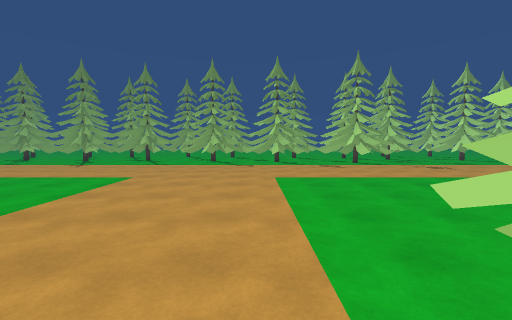
[1] (above)

24 first-person views from a walk through a Unity game level. The camera is 1.5 m above the floor, tilts 4° down and sees 90° across. The floor is counted in squares, 1 m on a side. Each view is taken from the middle of a square. On the plan, view 1 faces up. The plan holds only what a view shows up to about 13 squares ahead; the rest is blank. The place goes on beyond the plan. The player character is not drawn. Some animated figures are left out. Some surface patterns are stand-ins.

[2]
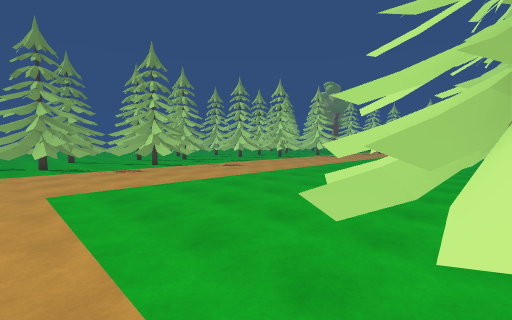

[3]
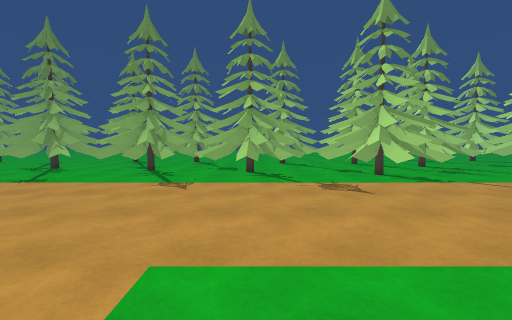

[4]
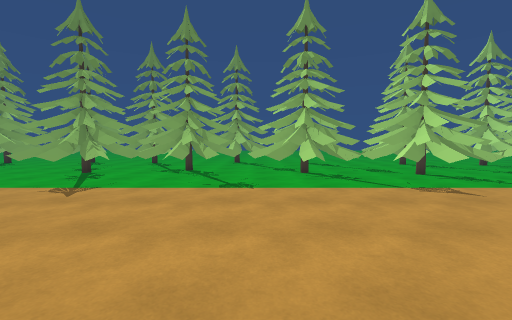

[5]
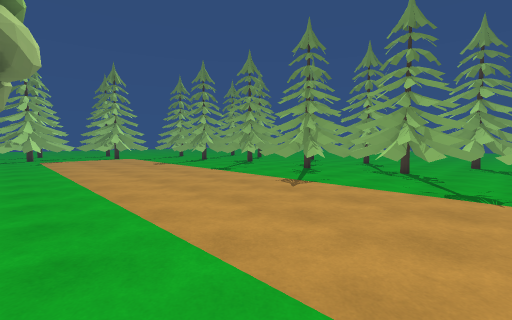

[6]
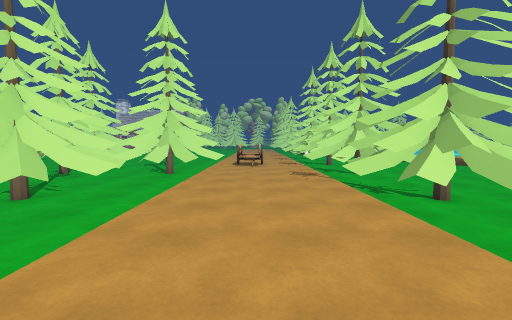

[7]
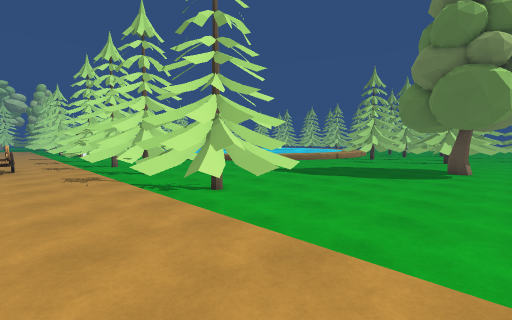

[8]
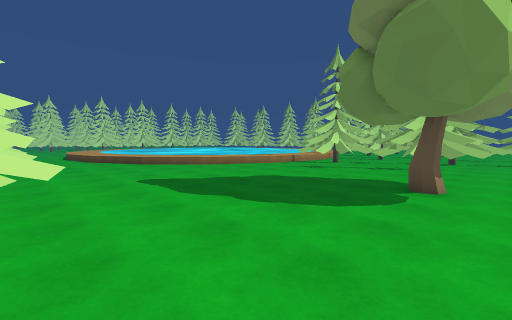

[9]
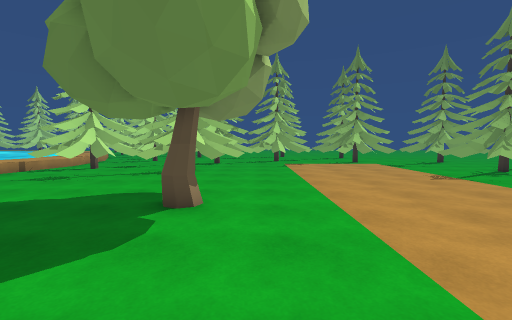

[10]
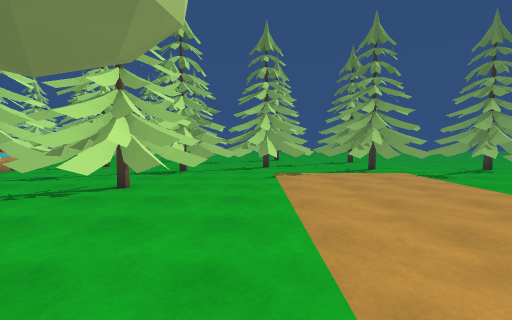

[11]
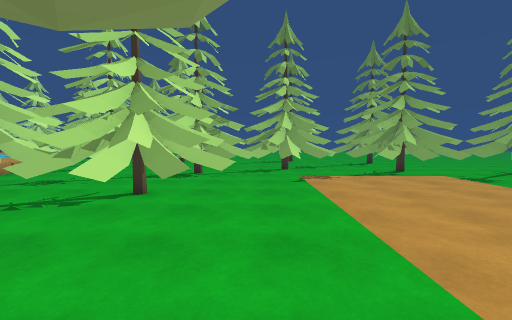

[12]
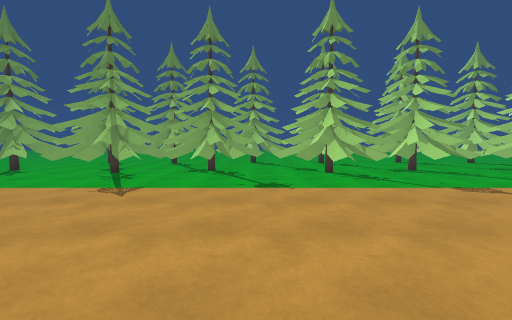

[13]
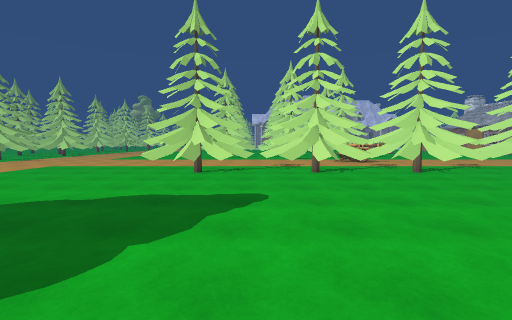

[14]
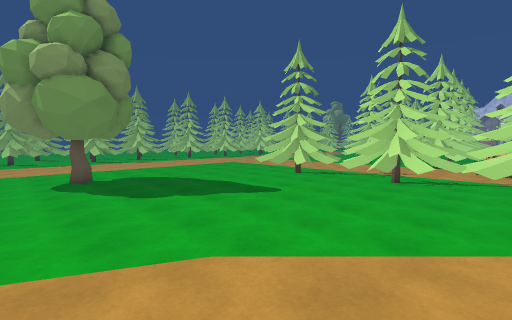

[15]
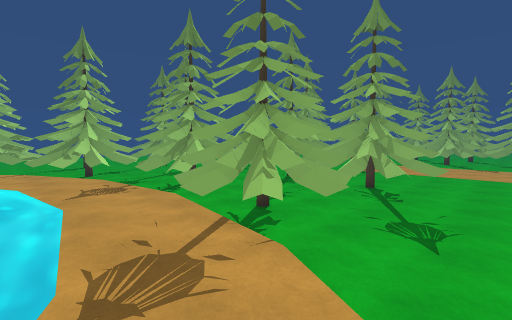

[16]
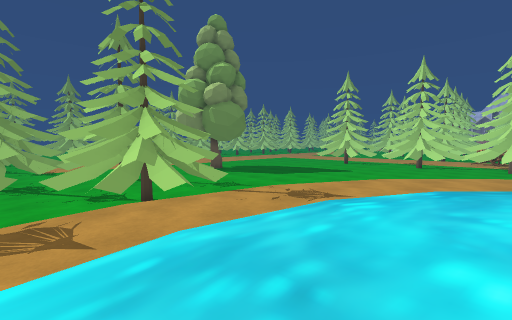

[17]
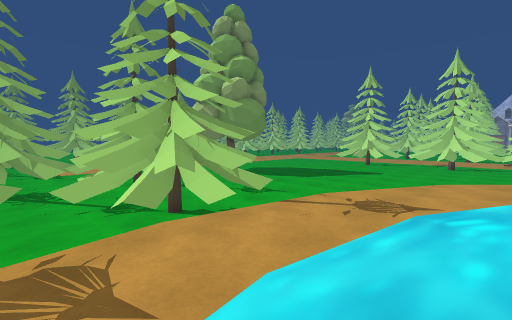

[18]
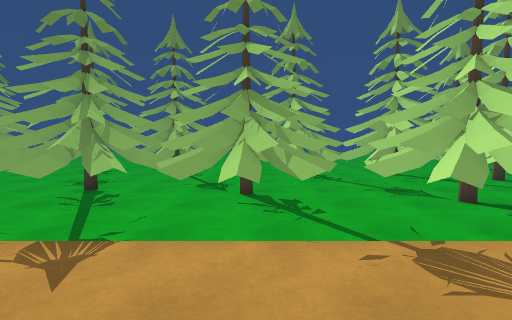

[19]
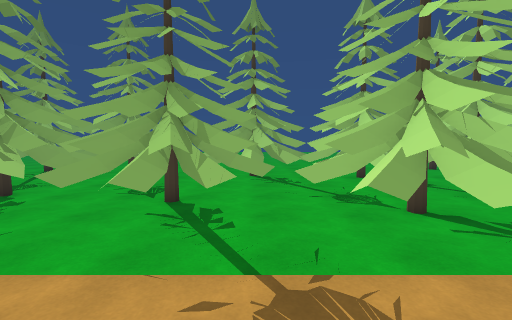

[20]
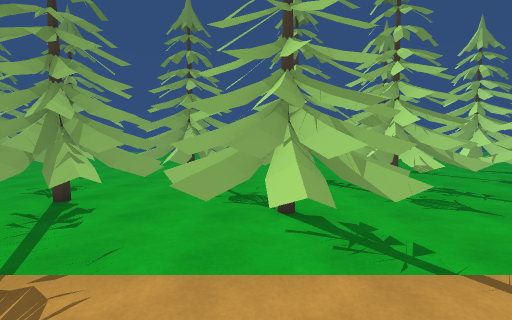

[21]
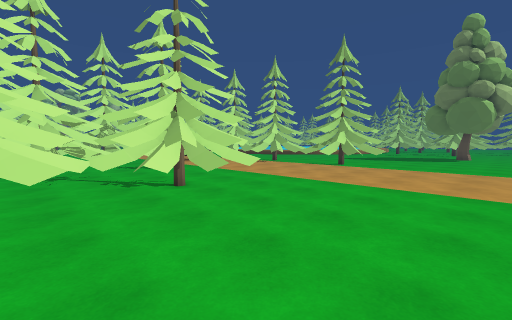

[22]
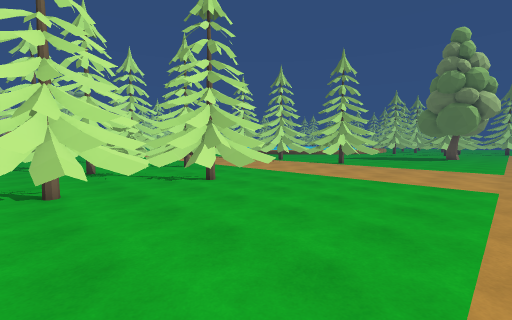

[23]
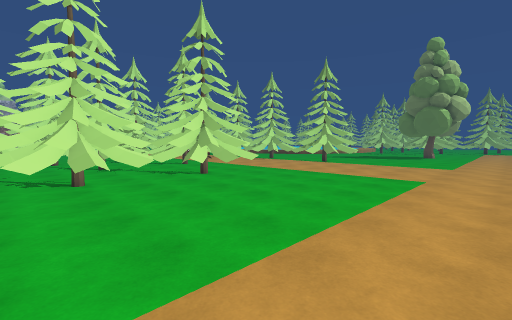

[24]
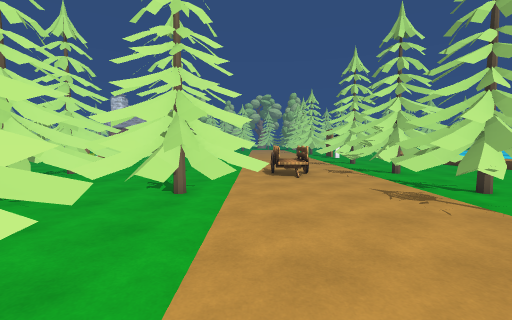

### Floor plan
Key: @ floor where view 1 was taken; . main floor; : floor 0.5 m higher than the main floor; / step, stairs or slope; ~ liquid the walk can cross; O other object.
Columns run from 31 left of view 1 to 12 right of it. Each row starts with its distance up from view 1.
 26                         OO OOOO  OOOOO OOO
 25                             OO ..OOOOOOOO OO
 24                       OO    O ...OOOOOOOOOOO
 23  O                  OOOOO   OO.  OOO...OOOOO
 22 OOO.O OOO OOOOOOOOOOOOOO.OOOOOOOOOOO.OO  .OO
 21 OOO.OOOOO OOO..OOOOOOOOO.OOOOOOOOOOO.OO O..O
 20 O...OOOOO..O...OOOO..O....OOOO.OOOOOOOOOOO..
 19  .....O..........O.........O...OOOO..OOOOO..
 18 OOO..............................O...OOOO...
 17 OOO....................................O...
 16 OOO.......................................
 15 OOO......................................
 14 O. .....................................
 13 .. .........................................
 12 OO ........................................
 11 OO.........................................
 10 OO..........................................
  9 O...........................................
  8  OO..OO.....................................
  7 OOOOOOOO.....O..............................
  6  OOOOOOOO...................................
  5 OOOOOOOOO...................................
  4  OO OOOO..............OOOO........OOOO..OOOO
  3  ....OO...............OOOOO.......OOOO.OOOOO
  2 O .OOOO..............OOOOOO......OOOOOOOOOOO
  1 OOOOOOO...............OOOOO.......OOOOOOO OO
  0 O.OOOOOO..............OOOO.....@..OO O    O
 -1 O.OOOOO.................O........... ..
 -2  ..OOOO...............OOOO......OOOO.OOOO  O
 -3 //:://///.............OOOOO....OOOOOOOOOO OO
 -4 ::::::::://..........OOOOOO....OOOOOOOOOOOOO
 -5 ::::::::::://.........OOOOO.....OO   OO    O
 -6 ~~~~~~~~:::::/........OOOO......    .OO O
 -7  ~~~~~~~~~::::/.......OOOO...OO..  OO  OOO
 -8   ~~~~~~~~~::::/......OOOOO..OO.. OOOOOOOO
 -9  ~ ~~~~~~~~~::::   ..OOOOOO..OO..OOOO  OOO

Positions as (right, up) in squares from view 1, and headings:
1: (0, 0), facing up
2: (0, 2), facing up-right
3: (2, 8), facing up
4: (-6, 9), facing up
5: (-6, 9), facing up-left
6: (-2, 9), facing down
7: (-2, 9), facing down-left
8: (-9, 9), facing down-left
9: (-12, 9), facing left
10: (-17, 10), facing left
11: (-18, 9), facing left
12: (-18, 9), facing up
13: (-20, -1), facing right
14: (-21, -8), facing up-right
15: (-21, -6), facing up-left
16: (-30, -9), facing up-right
17: (-30, -7), facing up-right
18: (2, 13), facing up
19: (4, 14), facing up
20: (7, 14), facing up
21: (9, 10), facing down-left
22: (11, 11), facing down-left
23: (12, 13), facing down-left
24: (0, 4), facing down
